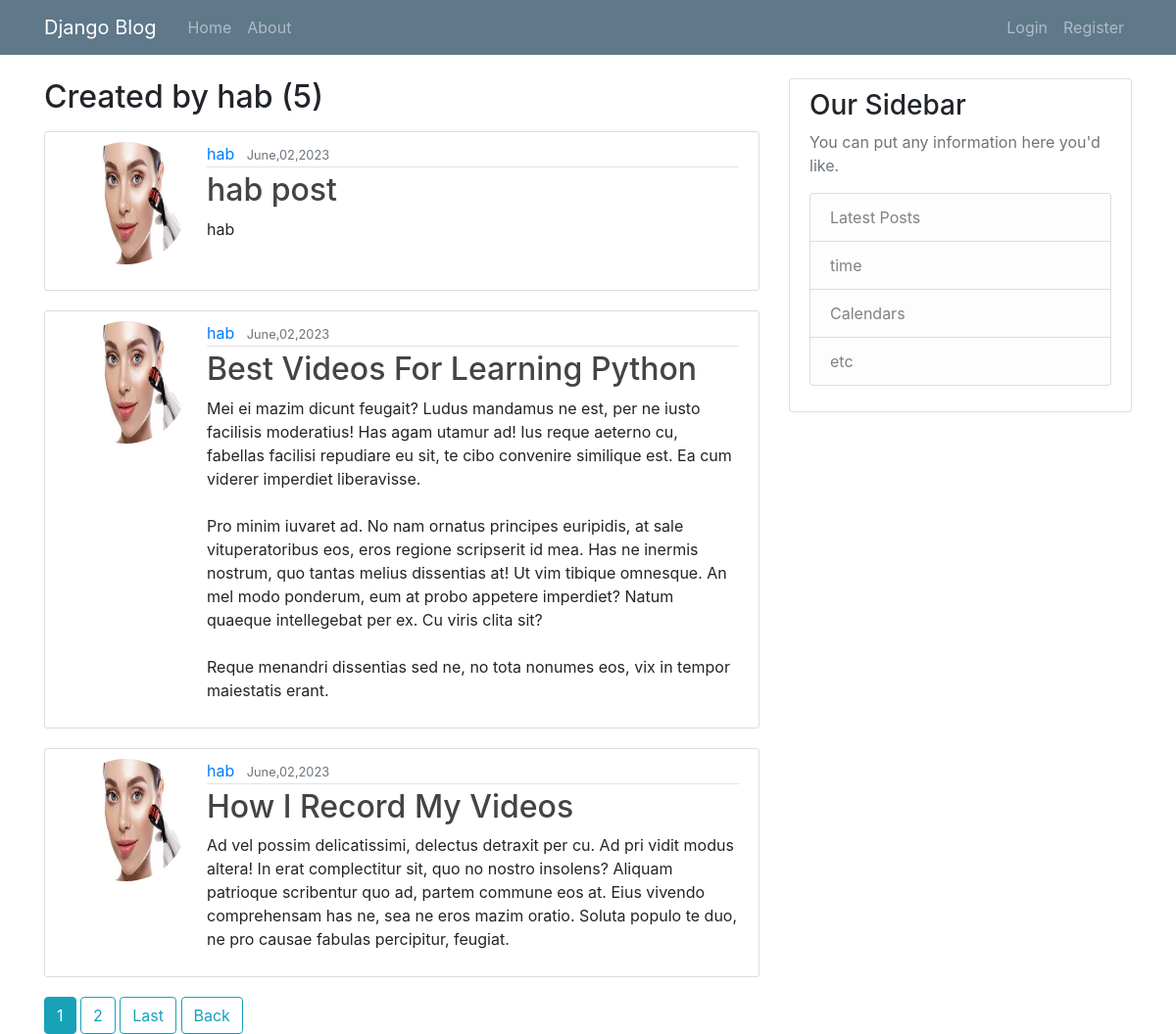
/user/hab, run on the app's committed database.
### blog/models.py (models this page shows, shortened)
class post(models.Model):
    title = models.CharField(max_length=100)
    content = models.TextField()
    image = models.ImageField(null=True)
    date_posted = models.DateTimeField(default=timezone.now)
    auther = models.ForeignKey(User,on_delete=models.CASCADE)

### users/models.py (models this page shows, shortened)
class profile(models.Model):
    user = models.OneToOneField(User,on_delete=models.CASCADE)
    image = models.ImageField(default='default.png',upload_to='profile_pics')

### blog/views.py (the view)
# urls.py: path('user/<str:username>',MyPostView.as_view(), name='user_posts'),
class MyPostView(ListView):
    model = post
    template_name = 'blog/user_posts.html'
    context_object_name = 'posts'
    paginate_by = 3
    def get_queryset(self):
        user = get_object_or_404(User,username =self.kwargs.get('username'))
        return post.objects.filter(auther= user).order_by('-date_posted')

### blog/templates/blog/user_posts.html (shortened to what this page needs)
{%extends "blog/base.html" %}
{% block content%}
<h2 class="mb-3">Created by {{view.kwargs.username}} ({{page_obj.paginator.count}})</h2>
{% for post in posts%}
<article class="media content-section">
  {%if post.auther == user%}
  <a href="{% url 'profile'%}" ><img class="rounded-circle account-img" src="{{post.auther.profile.image.url}}" alt = "{{user.username}}"></a>
  {%else%}
  <img class="rounded-circle account-img" src="{{post.auther.profile.image.url}}" alt = "{{user.username}}">
  {%endif%}
 <div class="media-body">
      <div class="article-metadata">
        <a class="mr-2" href="{% url 'user_posts' post.auther.username%}">{{ post.auther }}</a>
        <small class="text-muted">{{ post.date_posted|date:"F,d,Y"}}</small>
      </div>
      <h2><a class="article-title" href="{%url 'post_detail' post.id%}">{{ post.title }}</a></h2>
      <p class="article-content">{{ post.content }}</p>
    </div>
  </article>
{%endfor%}
{% if is_paginated %}
  {% for num in page_obj.paginator.page_range%}
     {% if num == page_obj.number %}
        <a class = "btn btn-info" href="?page={{num}}">{{num}}</a>
     {% elif num > page_obj.number|add:'-2' and num < page_obj.number|add:'2' %}
       <a class = "btn btn-outline-info" href="?page={{num}}">{{num}}</a>
     {%endif%}
  {%endfor%}
  {% if page_obj.has_next%}
     {% if page_obj.next_page_number == page_obj.paginator.num_pages%}
      <a class = "btn btn-outline-info " href="?page={{page_obj.next_page_number}}">Last</a>
     {%else%}
       <a class = "btn btn-outline-info" href="?page={{page_obj.next_page_number}}">Next</a>
       <a class = "btn btn-outline-info" href="?page={{page_obj.paginator.num_pages}}">Last</a>
     {%endif%}
  {%endif%}
{%endif%}
<a class = "btn btn-outline-info" href="{{request.META.HTTP_REFERER}}">Back</a>
{%endblock content%}

### blog/static/blog/main.css (style rules this page uses)
body { background: #fafafa; color: #333333; margin-top: 5rem; }
h1, h2, h3, h4, h5, h6 { color: #444444; }
.content-section { background: #ffffff; padding: 10px 20px; border: 1px solid #dddddd; border-radius: 3px; margin-bottom: 20px; }
.article-title { color: #444444; }
.article-content { white-space: pre-line; }
.article-metadata { padding-bottom: 1px; margin-bottom: 4px; border-bottom: 1px solid #e3e3e3 }
.account-img { height: 125px; width: 125px; margin-right: 20px; margin-bottom: 16px; }

### data on the page
post: auther.profile.image (picture), auther "hab", date_posted "June,02,2023", title "hab post", content "hab"
post: auther.profile.image (picture), auther "hab", date_posted "June,02,2023", title "Best Videos For Learning Python", content "Mei ei mazim dicunt feugait? Ludus mandamus ne est, per ne iusto facilisis moderatius! Has agam utamur ad! Ius reque aeterno cu, fabellas facilisi repudiare eu sit, te cibo convenire similique est. Ea cum viderer imperdiet liberavisse. Pro minim iuvaret ad. No nam ornatus principes euripidis, at sale vituperatoribus eos, eros regione scripserit id mea. Has ne inermis nostrum, quo tantas melius dissentias at! Ut vim tibique omnesque. An mel modo ponderum, eum at probo appetere imperdiet? Natum quaeque intellegebat per ex. Cu viris clita sit? Reque menandri dissentias sed ne, no tota nonumes eos, vix in tempor maiestatis erant."
post: auther.profile.image (picture), auther "hab", date_posted "June,02,2023", title "How I Record My Videos", content "Ad vel possim delicatissimi, delectus detraxit per cu. Ad pri vidit modus altera! In erat complectitur sit, quo no nostro insolens? Aliquam patrioque scribentur quo ad, partem commune eos at. Eius vivendo comprehensam has ne, sea ne eros mazim oratio. Soluta populo te duo, ne pro causae fabulas percipitur, feugiat."

### other printed values
{{ view.kwargs.username }} "hab"
{{ page_obj.paginator.count }} "5"
{{ num }} "1"
{{ num }} "2"
